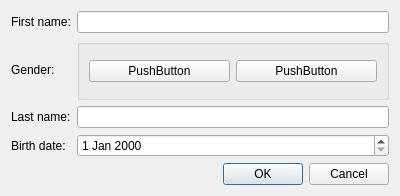
<?xml version="1.0" encoding="UTF-8"?>
<ui version="4.0">
 <class>PersonViewBuilder</class>
 <widget class="QDialog" name="PersonViewBuilder">
  <property name="geometry">
   <rect>
    <x>0</x>
    <y>0</y>
    <width>400</width>
    <height>196</height>
   </rect>
  </property>
  <property name="windowTitle">
   <string>Dialog</string>
  </property>
  <layout class="QGridLayout" name="gridLayout_2">
   <item row="0" column="0">
    <widget class="QLabel" name="firstNameLabel">
     <property name="text">
      <string>First name:</string>
     </property>
    </widget>
   </item>
   <item row="0" column="1">
    <widget class="QLineEdit" name="firstNameLineEdit"/>
   </item>
   <item row="1" column="0">
    <widget class="QLabel" name="genderLabel">
     <property name="text">
      <string>Gender:</string>
     </property>
    </widget>
   </item>
   <item row="1" column="1">
    <widget class="QGroupBox" name="genderGroupBox">
     <property name="title">
      <string/>
     </property>
     <layout class="QGridLayout" name="gridLayout">
      <item row="0" column="0">
       <widget class="QPushButton" name="feminineGenderPushButton">
        <property name="text">
         <string>PushButton</string>
        </property>
       </widget>
      </item>
      <item row="0" column="1">
       <widget class="QPushButton" name="masculineGenderPushButton">
        <property name="text">
         <string>PushButton</string>
        </property>
       </widget>
      </item>
     </layout>
    </widget>
   </item>
   <item row="2" column="0">
    <widget class="QLabel" name="lastNameLabel">
     <property name="text">
      <string>Last name:</string>
     </property>
    </widget>
   </item>
   <item row="2" column="1">
    <widget class="QLineEdit" name="lastNameLineEdit"/>
   </item>
   <item row="3" column="0">
    <widget class="QLabel" name="birthDateLabel">
     <property name="text">
      <string>Birth date:</string>
     </property>
    </widget>
   </item>
   <item row="3" column="1">
    <widget class="QDateEdit" name="birthDateEdit"/>
   </item>
   <item row="4" column="0" colspan="2">
    <widget class="QDialogButtonBox" name="buttonBox">
     <property name="orientation">
      <enum>Qt::Horizontal</enum>
     </property>
     <property name="standardButtons">
      <set>QDialogButtonBox::Cancel|QDialogButtonBox::Ok</set>
     </property>
    </widget>
   </item>
  </layout>
 </widget>
 <resources/>
 <connections>
  <connection>
   <sender>buttonBox</sender>
   <signal>accepted()</signal>
   <receiver>PersonViewBuilder</receiver>
   <slot>accept()</slot>
   <hints>
    <hint type="sourcelabel">
     <x>248</x>
     <y>254</y>
    </hint>
    <hint type="destinationlabel">
     <x>157</x>
     <y>274</y>
    </hint>
   </hints>
  </connection>
  <connection>
   <sender>buttonBox</sender>
   <signal>rejected()</signal>
   <receiver>PersonViewBuilder</receiver>
   <slot>reject()</slot>
   <hints>
    <hint type="sourcelabel">
     <x>316</x>
     <y>260</y>
    </hint>
    <hint type="destinationlabel">
     <x>286</x>
     <y>274</y>
    </hint>
   </hints>
  </connection>
 </connections>
</ui>
